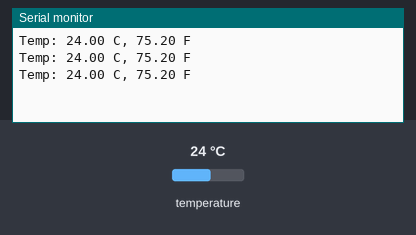
The sketch below on a simulated Particle Photon. Parts: the last lines printed to the serial monitor. The test bench sets the inputs (shaded band); at power-on: temperature 24 °C.

Above: at 11.1 s.
11.2 s: temperature set to 12 °C
At 20.6 s:
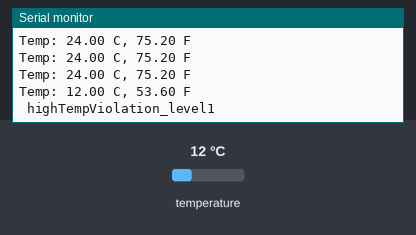
21.0 s: temperature set to 19 °C
At 24.7 s:
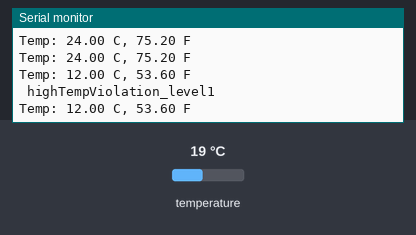
Timing chart, 0 to 26.2 s (numbered marks = the images above; inputs shaded):
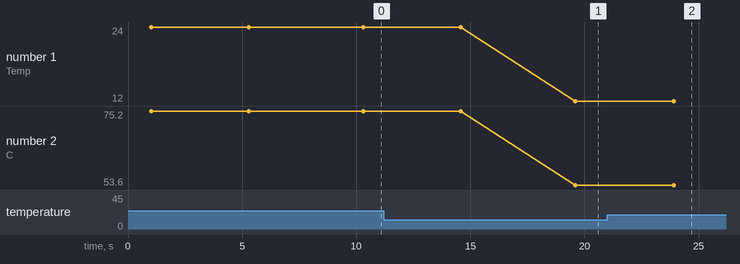

Measured:
- after the input at 11.2 s, the serial monitor: prints a new line after 8.4 s (image 1)
- plotted number 1: 24 → 12 after the input at 11.2 s, 12 → 19 after the input at 21.0 s
- plotted number 2: 75.2 → 53.6 after the input at 11.2 s, 53.6 → 66.2 after the input at 21.0 s

The sketch:

FreezerScreamer.ino
```cpp
/*
Use this sketch to read the temperature from 1-Wire devices
you have attached to your Particle device (core, p0, p1, photon, electron)

Temperature is read from: DS18S20, DS18B20, DS1822, DS2438

Expanding on the enumeration process in the address scanner, this example
reads the temperature and outputs it from known device types as it scans.

I/O setup:
These made it easy to just 'plug in' my 18B20

D3 - 1-wire ground, or just use regular pin and comment out below.
D4 - 1-wire signal, 2K-10K resistor to D5 (3v3)
D5 - 1-wire power, ditto ground comment.

A pull-up resistor is required on the signal line. The spec calls for a 4.7K.
I have used 1K-10K depending on the bus configuration and what I had out on the
bench. If you are powering the device, they all work. If you are using parisidic
power it gets more picky about the value.

*/

// Only include One of the following depending on your environment!
//#include "OneWire/OneWire.h"  // Use this include for the Web IDE:
#include "OneWire.h" // Use this include for Particle Dev where everything is in one directory.


// Comment this out for normal operation
//SYSTEM_MODE(SEMI_AUTOMATIC);  // skip connecting to the cloud for (Electron) testing

OneWire ds = OneWire(D4);  // 1-wire signal on pin D4

unsigned long lastUpdate = 0;
int msConversionDelayInterval = 1000;
int msAdditionalDelayInterval = 4000;
int msTotalDelayInterval = msConversionDelayInterval +  msAdditionalDelayInterval;
int msfiveMinutes = 300000;
int msOneHour = 3600000;

float lowFahrenheitThreshhold = -25.0;
int lowThreshExceededCounter = 0;
int numLowTempViolations = msOneHour/msTotalDelayInterval;

float highFahrenheitThreshhold1 = 5.0;
float highFahrenheitThreshhold2 = 15.0;
int highThreshExceededCounter = 0;

int numHighTempViolations_level1 = 5;
int numHighTempViolations_level2 = msfiveMinutes/msTotalDelayInterval;
int numHighTempViolations_level3 = msOneHour/msTotalDelayInterval;

float celsiusTemp;
double fahrenheitTemp = 0.0;
char publishString[40];

int numLoopIterationsBeforeLog = msfiveMinutes/msTotalDelayInterval;
int loopCounter = 0;

void setup() {
  Serial.begin(9600);
  Time.zone(-8);
  Particle.variable("fahrenheitTemp", &fahrenheitTemp, DOUBLE);
  // Set up 'power' pins, comment out if not used!
  /*pinMode(D3, OUTPUT);
  pinMode(D5, OUTPUT);
  digitalWrite(D3, LOW);
  digitalWrite(D5, HIGH);*/
}


bool inViolationForExactDuration(int counter, int numAllowedViolations) {
  return counter == numAllowedViolations;
}

void publishTempEvent(char* eventName, double fahrenheitTemp) {
  sprintf(publishString,"%.2f", fahrenheitTemp);
  Particle.publish(eventName, publishString);
}

double calcFahrenheitFromCelsius(float celsius) {
  return celsius * 1.8 + 32.0;
}

// up to here, it is the same as the address acanner
// we need a few more variables for this example

void readCelsiusTemp(float* celsius) {
  byte i;
  byte present = 0;
  byte type_s;
  byte data[12];
  byte addr[8];

  if ( !ds.search(addr)) {
    /*Serial.println("No more addresses.");*/
    /*Serial.println();*/
    ds.reset_search();
    delay(250);
    return;
  }

  // The order is changed a bit in this example
  // first the returned address is printed

  /*Serial.print("ROM =");*/
  for( i = 0; i < 8; i++) {
    /*Serial.write(' ');*/
    /*Serial.print(addr[i], HEX);*/
  }

  // second the CRC is checked, on fail,
  // print error and just return to try again

  if (OneWire::crc8(addr, 7) != addr[7]) {
      Serial.println("CRC is not valid!");
      return;
  }
  /*Serial.println();*/

  // we have a good address at this point
  // what kind of chip do we have?
  // we will set a type_s value for known types or just return

  // the first ROM byte indicates which chip
  switch (addr[0]) {
    case 0x10:
      /*Serial.println("  Chip = DS1820/DS18S20");*/
      type_s = 1;
      break;
    case 0x28:
      /*Serial.println("  Chip = DS18B20");*/
      type_s = 0;
      break;
    case 0x22:
      /*Serial.println("  Chip = DS1822");*/
      type_s = 0;
      break;
    case 0x26:
      /*Serial.println("  Chip = DS2438");*/
      type_s = 2;
      break;
    default:
      Serial.println("Unknown device type.");
      return;
  }

  // this device has temp so let's read it

  ds.reset();               // first clear the 1-wire bus
  ds.select(addr);          // now select the device we just found
  // ds.write(0x44, 1);     // tell it to start a conversion, with parasite power on at the end
  ds.write(0x44, 0);        // or start conversion in powered mode (bus finishes low)

  // just wait a second while the conversion takes place
  // different chips have different conversion times, check the specs, 1 sec is worse case + 250ms
  // you could also communicate with other devices if you like but you would need
  // to already know their address to select them.

  delay(msConversionDelayInterval);     // maybe 750ms is enough, maybe not, wait 1 sec for conversion

  // we might do a ds.depower() (parasite) here, but the reset will take care of it.

  // first make sure current values are in the scratch pad

  present = ds.reset();
  ds.select(addr);
  ds.write(0xB8,0);         // Recall Memory 0
  ds.write(0x00,0);         // Recall Memory 0

  // now read the scratch pad

  present = ds.reset();
  ds.select(addr);
  ds.write(0xBE,0);         // Read Scratchpad
  if (type_s == 2) {
    ds.write(0x00,0);       // The DS2438 needs a page# to read
  }

  // transfer and print the values

  /*Serial.print("  Data = ");
  Serial.print(present, HEX);
  Serial.print(" ");*/
  for ( i = 0; i < 9; i++) {           // we need 9 bytes
    data[i] = ds.read();
    /*Serial.print(data[i], HEX);
    Serial.print(" ");*/
  }
  /*Serial.print(" CRC=");
  Serial.print(OneWire::crc8(data, 8), HEX);
  Serial.println();*/

  // Convert the data to actual temperature
  // because the result is a 16 bit signed integer, it should
  // be stored to an "int16_t" type, which is always 16 bits
  // even when compiled on a 32 bit processor.
  int16_t raw = (data[1] << 8) | data[0];
  if (type_s == 2) raw = (data[2] << 8) | data[1];
  byte cfg = (data[4] & 0x60);

  switch (type_s) {
    case 1:
      raw = raw << 3; // 9 bit resolution default
      if (data[7] == 0x10) {
        // "count remain" gives full 12 bit resolution
        raw = (raw & 0xFFF0) + 12 - data[6];
      }
      *celsius = (float)raw * 0.0625;
      break;
    case 0:
      // at lower res, the low bits are undefined, so let's zero them
      if (cfg == 0x00) raw = raw & ~7;  // 9 bit resolution, 93.75 ms
      if (cfg == 0x20) raw = raw & ~3; // 10 bit res, 187.5 ms
      if (cfg == 0x40) raw = raw & ~1; // 11 bit res, 375 ms
      // default is 12 bit resolution, 750 ms conversion time
      *celsius = (float)raw * 0.0625;
      break;

    case 2:
      data[1] = (data[1] >> 3) & 0x1f;
      if (data[2] > 127) {
        *celsius = (float)data[2] - ((float)data[1] * .03125);
      }else{
        *celsius = (float)data[2] + ((float)data[1] * .03125);
      }
  }

  return;
}

float getCelsiusTemp() {
  return celsiusTemp;
}

void checkFreezerScreamerConditions() {
  Serial.print("Temp: ");
  Serial.print(celsiusTemp);
  Serial.print(" C, ");
  Serial.print(fahrenheitTemp);
  Serial.println(" F");

  if(fahrenheitTemp > highFahrenheitThreshhold1) {
    highThreshExceededCounter++;

    if(inViolationForExactDuration(highThreshExceededCounter, numHighTempViolations_level1)) {
      Serial.println(" highTempViolation_level1");
      publishTempEvent("highTempViolation_level1", fahrenheitTemp);
      Particle.publish("fahrenheitTempLog", "highTempViolation_level1");
      publishTempEvent("fahrenheitTempLog", fahrenheitTemp);
    }
    if(inViolationForExactDuration(highThreshExceededCounter, numHighTempViolations_level2)) {
      Serial.println(" highTempViolation_level2");
      publishTempEvent("highTempViolation_level2", fahrenheitTemp);
      Particle.publish("fahrenheitTempLog", "highTempViolation_level2");
      publishTempEvent("fahrenheitTempLog", fahrenheitTemp);
    }
    if(inViolationForExactDuration(highThreshExceededCounter, numHighTempViolations_level3)) {
      Serial.println(" highTempViolation_level3");
      publishTempEvent("highTempViolation_level3", fahrenheitTemp);
      Particle.publish("fahrenheitTempLog", "highTempViolation_level3");
      publishTempEvent("fahrenheitTempLog", fahrenheitTemp);

      highThreshExceededCounter = 0; // now reset notification sequence
    }
  }
  else {
    highThreshExceededCounter = 0;
  }

  if (fahrenheitTemp < lowFahrenheitThreshhold) {
    lowThreshExceededCounter++;

    if(inViolationForExactDuration(lowThreshExceededCounter, numLowTempViolations)) {
      Serial.println(" lowTempViolation");
      publishTempEvent("lowTempViolation", fahrenheitTemp);
      Particle.publish("fahrenheitTempLog", "lowTempViolation");
      lowThreshExceededCounter = 0; // now reset notification sequence
    }
  }
  else {
    lowThreshExceededCounter = 0;
  }
}

void loop(void) {
  loopCounter++;
  readCelsiusTemp(&celsiusTemp);
  fahrenheitTemp = calcFahrenheitFromCelsius(getCelsiusTemp());
  checkFreezerScreamerConditions();

  if(loopCounter >= numLoopIterationsBeforeLog) {
    Serial.println(" fahrenheitTempLog Event");
    publishTempEvent("fahrenheitTempLog", fahrenheitTemp);
    loopCounter = 0;
  }

  delay(msAdditionalDelayInterval);
}
```
